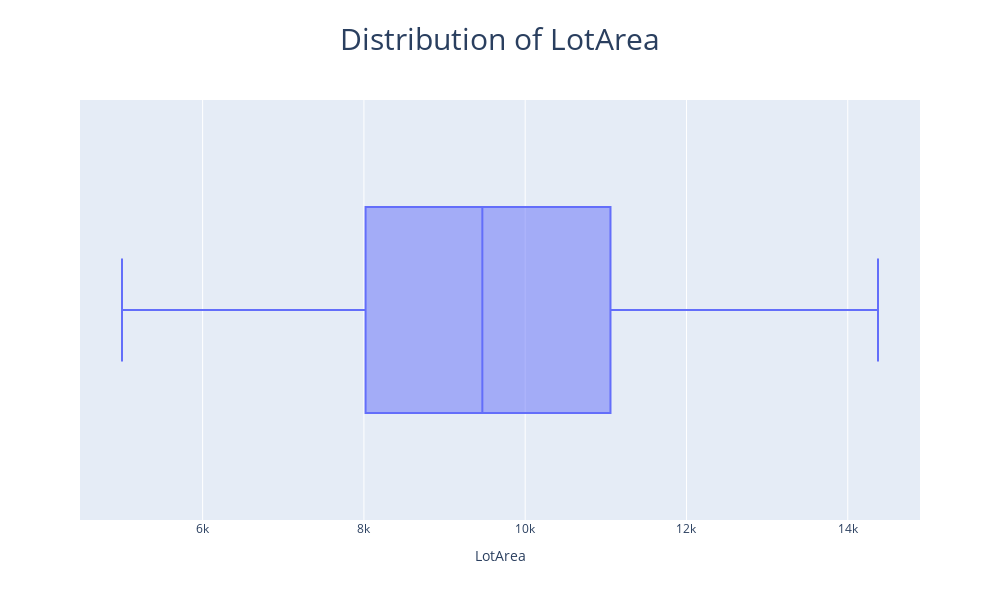

The cell this chart's notebook holds for it:
### Code cell
fig = px.box(
    df,
    x="LotArea",
    title= "Distribution of LotArea",
    width= 1000,
    height= 600
)
fig.update_layout(
    title={
        "text":"Distribution of LotArea",
        "x":0.5,
        "xanchor":"center",
        "font":{"size":30}
    }

)
fig.show()

### Figure 1 — Plotly figure (JSON) as saved in the notebook; plotly's stock layout.template omitted (floating-point values rounded to 4 significant figures; data arrays with more than 128 entries replaced by an {"elided": "..."} marker saying what was removed)
{"data": [{"alignmentgroup": "True", "hovertemplate": "LotArea=%{x}<extra></extra>", "legendgroup": "", "marker": {"color": "#636efa"}, "name": "", "notched": false, "offsetgroup": "", "orientation": "h", "showlegend": false, "type": "box", "x": {"elided": "1172 int values"}, "x0": " ", "xaxis": "x", "y0": " ", "yaxis": "y"}], "layout": {"boxmode": "group", "height": 600, "legend": {"tracegroupgap": 0}, "title": {"font": {"size": 30}, "text": "Distribution of LotArea", "x": 0.5, "xanchor": "center"}, "width": 1000, "xaxis": {"anchor": "y", "domain": [0, 1], "title": {"text": "LotArea"}}, "yaxis": {"anchor": "x", "domain": [0, 1]}}}
